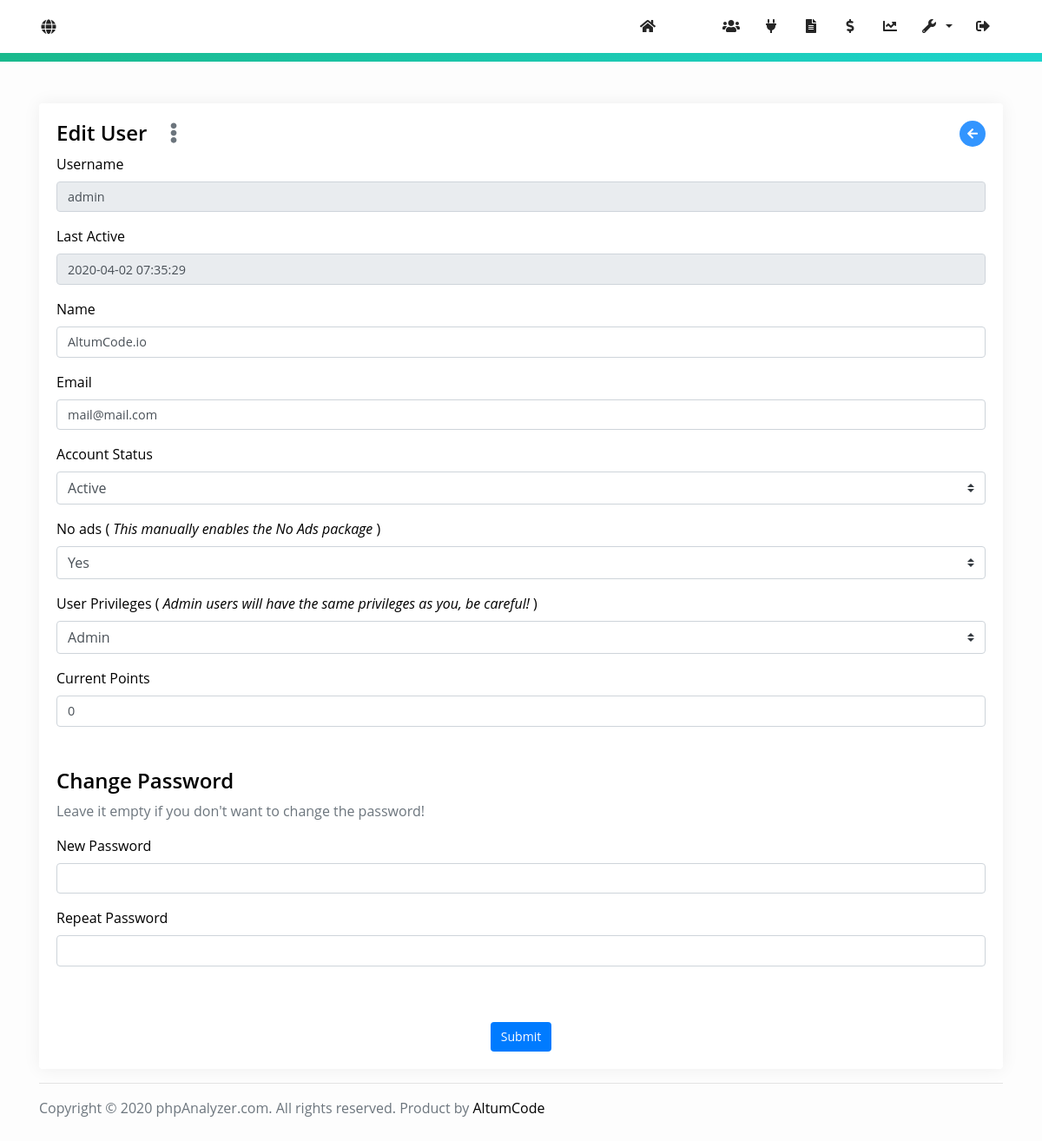
The app's page /admin/user-edit/1 (signed in) with its own data.
### tables this page shows
CREATE TABLE `users` (
  `user_id` int(11) NOT NULL,
  `username` varchar(32) NOT NULL,
  `password` varchar(128) NOT NULL,
  `email` varchar(128) NOT NULL,
  `name` varchar(32) NOT NULL,
  `facebook_id` bigint(20) DEFAULT NULL,
  `token_code` varchar(32) DEFAULT NULL,
  `email_activation_code` varchar(32) DEFAULT '',
  `lost_password_code` varchar(32) DEFAULT '',
  `type` int(11) NOT NULL DEFAULT 0,
  `active` int(11) NOT NULL DEFAULT 0,
  `date` varchar(32) DEFAULT '',
  `last_activity` datetime DEFAULT NULL,
  `points` float NOT NULL DEFAULT 15,
  `no_ads` int(11) DEFAULT 0,
  `instagram_id` bigint(11) DEFAULT NULL,
  `api_key` varchar(32) DEFAULT NULL,
  `email_reports` int(11) DEFAULT 0
);

CREATE TABLE `settings` (
  `id` int(11) NOT NULL,
  `title` varchar(64) NOT NULL,
  `logo` varchar(40) DEFAULT '',
  `favicon` varchar(40) DEFAULT '',
  `time_zone` varchar(32) NOT NULL DEFAULT 'America/New_York',
  `meta_description` varchar(1024) NOT NULL,
  `meta_keywords` varchar(512) DEFAULT NULL,
  `analytics_code` varchar(32) NOT NULL,
  `email_confirmation` int(11) NOT NULL DEFAULT 0,
  `recaptcha` int(11) NOT NULL DEFAULT 1,
  `public_key` varchar(64) NOT NULL,
  `private_key` varchar(64) NOT NULL,
  `facebook_login` int(11) NOT NULL,
  `facebook_app_id` varchar(64) NOT NULL,
  `facebook_app_secret` varchar(64) NOT NULL,
  `smtp_host` varchar(128) NOT NULL,
  `smtp_port` int(11) NOT NULL,
  `smtp_encryption` varchar(16) DEFAULT '0',
  `smtp_auth` int(11) DEFAULT 0,
  `smtp_user` varchar(128) NOT NULL,
  `smtp_pass` varchar(128) NOT NULL,
  `smtp_from` varchar(128) NOT NULL,
  `facebook` varchar(64) NOT NULL,
  `twitter` varchar(64) NOT NULL,
  `youtube` varchar(128) DEFAULT NULL,
  `instagram` varchar(64) DEFAULT NULL,
  `store_currency` varchar(12) NOT NULL DEFAULT 'USD',
  `store_paypal_client_id` varchar(256) NOT NULL DEFAULT '',
  `store_paypal_secret` varchar(256) NOT NULL DEFAULT '',
  `store_paypal_mode` enum('sandbox','live') DEFAULT 'live',
  `store_stripe_publishable_key` varchar(64) DEFAULT '',
  `store_stripe_secret_key` varchar(64) DEFAULT '',
  `store_stripe_webhook_secret` varchar(64) DEFAULT '',
  `store_unlock_report_price` float DEFAULT 1,
  `store_unlock_report_time` int(11) DEFAULT 0,
  `store_no_ads_price` float NOT NULL DEFAULT 5,
  `store_user_default_points` int(11) DEFAULT 0,
  `report_ad` varchar(2560) NOT NULL DEFAULT '',
  `index_ad` varchar(2560) NOT NULL DEFAULT '',
  `account_sidebar_ad` varchar(2560) DEFAULT NULL,
  `instagram_check_interval` int(11) DEFAULT 1,
  `instagram_minimum_followers` int(11) DEFAULT 5,
  `instagram_calculator_media_count` int(11) DEFAULT 10,
  `cron_queries` int(11) DEFAULT 1,
  `cron_mode` enum('ACTIVE','ALL') DEFAULT 'ACTIVE',
  `cron_auto_add_missing_logs` int(11) DEFAULT 0,
  `instagram_login` int(11) DEFAULT 0,
  `instagram_client_id` varchar(64) DEFAULT NULL,
  `instagram_client_secret` varchar(64) DEFAULT NULL,
  `activation_email_template` longtext DEFAULT NULL,
  `lost_password_email_template` longtext DEFAULT NULL,
  `credentials_email_template` longtext DEFAULT NULL,
  `admin_email_notification_emails` mediumtext DEFAULT NULL,
  `admin_new_user_email_notification` int(11) DEFAULT 0,
  `admin_new_payment_email_notification` int(11) DEFAULT 0,
  `directory` enum('ALL','LOGGED_IN','DISABLED') DEFAULT NULL,
  `directory_pagination` int(11) DEFAULT 10,
  `proxy` int(11) DEFAULT 0,
  `proxy_exclusive` int(11) DEFAULT 0,
  `proxy_timeout` int(11) DEFAULT 15,
  `proxy_failed_requests_pause` int(11) DEFAULT 3,
  `proxy_pause_duration` int(11) DEFAULT 1440,
  `email_reports` int(11) DEFAULT 0,
  `email_reports_default` int(11) DEFAULT 0,
  `email_reports_frequency` enum('DAILY','WEEKLY','MONTHLY') DEFAULT 'WEEKLY',
  `email_reports_favorites` int(11) DEFAULT 0,
  `default_language` varchar(16) DEFAULT 'english',
  `facebook_check_interval` int(11) DEFAULT 24,
  `facebook_minimum_likes` int(11) DEFAULT 1000,
  `youtube_api_key` varchar(64) DEFAULT NULL,
  `youtube_check_interval` int(11) DEFAULT 24,
  `youtube_minimum_subscribers` int(11) DEFAULT 100,
  `youtube_check_videos` int(11) DEFAULT 10,
  `twitter_consumer_key` varchar(64) DEFAULT NULL,
  `twitter_secret_key` varchar(64) DEFAULT NULL,
  `twitter_oauth_token` varchar(64) DEFAULT NULL,
  `twitter_oauth_token_secret` varchar(64) DEFAULT NULL,
  `twitter_check_interval` int(11) DEFAULT 24,
  `twitter_minimum_followers` int(11) DEFAULT 100,
  `twitter_check_tweets` int(11) DEFAULT 15
);

### index.php (called while the page is built, shortened)
<?php
require 'core/base.php';

### core/functions/language.php (called while the page is built, shortened)
<?php
$path = ROOT . 'languages/';
$lang = $settings->default_language;
$language = json_decode(file_get_contents($path . $lang . '.json'));

### core/functions/general.php (called while the page is built, shortened)
<?php
function get_settings() {
	global $database;
	global $config;
    $settings = $database->query("SELECT * FROM `settings` WHERE `id` = 1")->fetch_object();
    $settings->url = $config['url'];
    $activation_email_template = json_decode($settings->activation_email_template);
    $settings->activation_email_template_subject = $activation_email_template->subject;
    $settings->activation_email_template_body 	= $activation_email_template->body;
    $lost_password_email_template = json_decode($settings->lost_password_email_template);
    $settings->lost_password_email_template_subject = $lost_password_email_template->subject;
    $settings->lost_password_email_template_body 	= $lost_password_email_template->body;
    $credentials_email_template = json_decode($settings->credentials_email_template);
    $settings->credentials_email_template_subject = $credentials_email_template->subject;
    $settings->credentials_email_template_body 	= $credentials_email_template->body;
    return $settings;
}
function parse_url_parameters() {
	return (isset($_GET['page'])) ? explode('/', filter_var(rtrim($_GET['page'], '/'), FILTER_SANITIZE_URL)) : [];
}

### core/init.php (called while the page is built, shortened)
<?php
require_once 'classes/Database.php';
require_once 'classes/User.php';
require_once 'config/config.php';
require_once 'database/connect.php';
require_once 'functions/general.php';
$settings 				= get_settings();
require_once 'functions/language.php';
require_once 'includes/router.php';

### core/config/config.php (called while the page is built, shortened)
<?php
$config = [
    'database_host'        => 'localhost',
    'database_username'    => 'root',
    'database_password'    => '',
    'database_name'        => 'phpanalyzer',
    'url'                  => 'http://localhost/phpanalyzer/'
];

### core/includes/router.php (called while the page is built, shortened)
<?php
$url = parse_url_parameters();
if(isset($url[0])) {
    if($url[0] == 'admin') {
        unset($url[0]);
    }
}
unset($url[key($url)]);
$parameters = $url ? array_values($url) : [];

### controllers/admin/user_edit.php (called while the page is built, shortened)
<?php
$user_id = (isset($parameters[0])) ? (int) $parameters[0] : false;
$profile_account = Database::get('*', 'users', ['user_id' => $user_id]);

### core/classes/Database.php (called while the page is built, shortened)
<?php
class Database {
    public static $database;
    public static function get($what = [], $from, $conditions = [], $order = false, $clean = true) {
        $what = ($what == '*') ? '*' : '`' . implode('`, `', $what) . '`';
        $from = '`' . $from . '`';
        $where = [];
        foreach($conditions as $key => $value) {
            $value = ($clean) ? self::clean_string($value) : $value;
            $where[] = '`' . $key . '` = \'' . $value . '\'';
        }
        $where = implode(' AND ', $where);
        $order_by = ($order) ? 'ORDER BY ' . $order : null;
        $result = self::$database->query("SELECT {$what} FROM {$from} WHERE {$where} {$order_by}");
        return ($result->num_rows) ? $result->fetch_object() : false;
    }
    public static function clean_string($data) {
        return self::$database->escape_string(filter_var($data, FILTER_SANITIZE_STRING));
    }
}

### views/admin/user_edit.php (the view, shortened to what this page needs)
<div class="card card-shadow">
    <div class="card-body">
        <h4 class="d-flex justify-content-between">
            <div class="d-flex">
                <span class="mr-3"><?= $language->admin_user_edit->header ?></span>
                <?= User::admin_generate_buttons('user', $profile_account->user_id) ?>
            </div>
            <div><?= User::generate_go_back_button('admin/users-management') ?></div>
        </h4>
        <form action="" method="post" role="form" enctype="multipart/form-data">
            <div class="form-group">
                <label><?= $language->admin_user_edit->input->username ?></label>
                <input type="text" class="form-control" value="<?= $profile_account->username ?>" disabled="true"/>
            </div>
            <div class="form-group">
                <label><?= $language->admin_user_edit->input->last_activity ?></label>
                <input type="text" class="form-control" value="<?= $profile_account->last_activity ? (new \DateTime($profile_account->last_activity))->format($language->global->date->datetime_format . ' H:i:s') : '-' ?>" disabled="true" />
            </div>
            <div class="form-group">
                <label><?= $language->admin_user_edit->input->name ?></label>
                <input type="text" name="name" class="form-control" value="<?= $profile_account->name ?>" />
            </div>
            <div class="form-group">
                <label><?= $language->admin_user_edit->input->email ?></label>
                <input type="text" name="email" class="form-control" value="<?= $profile_account->email ?>" />
            </div>
            <div class="form-group">
                <label><?= $language->admin_user_edit->input->status ?></label>
                <select class="custom-select" name="status">
                    <option value="1" <?php if($profile_account->active == 1) echo 'selected' ?>><?= $language->admin_user_edit->input->status_active ?></option>
                </select>
            </div>
            <div class="form-group">
                <label><?= $language->admin_user_edit->input->no_ads . ' ( <em>' . $language->admin_user_edit->input->no_ads_help . '</em> )' ?></label>
                <select class="custom-select" name="no_ads">
                    <option value="1" <?php if($profile_account->no_ads == 1) echo 'selected' ?>><?= $language->global->yes ?></option>
                </select>
            </div>
            <div class="form-group">
                <label><?= $language->admin_user_edit->input->type . ' ( <em>' . $language->admin_user_edit->input->type_help . '</em> )' ?></label>
                <select class="custom-select" name="type">
                    <option value="1" <?php if($profile_account->type == 1) echo 'selected' ?>><?= $language->admin_user_edit->input->type_admin ?></option>
                </select>
            </div>
            <div class="form-group">
                <label><?= $language->admin_user_edit->input->points ?></label>
                <input type="text" name="points" class="form-control" value="<?= $profile_account->points ?>" />
            </div>
            <h4 class="mt-5"><?= $language->admin_user_edit->header_password ?></h4>
            <p class="text-muted"><?= $language->admin_user_edit->subheader_password ?></p>
            <div class="form-group">
                <label><?= $language->admin_user_edit->input->new_password ?></label>
                <input type="password" name="new_password" class="form-control" />
            </div>
            <div class="form-group">
                <label><?= $language->admin_user_edit->input->repeat_password ?></label>
                <input type="password" name="repeat_password" class="form-control" />
            </div>
            <div class="text-center">
                <button type="submit" name="submit" class="btn btn-primary mt-5"><?= $language->global->submit_button ?></button>
            </div>
        </form>
    </div>
</div>

### views/admin/shared_includes/footer.php (shortened to what this page needs)
<hr />
<div class="mb-5">
    <span class="text-muted"><?= 'Copyright &copy; ' . date('Y') . ' ' . $settings->title . '. All rights reserved. Product by <a href="https://altumcode.io/">AltumCode</a>' ?></span>
</div>
</div>

### assets/css/custom.css (style rules this page uses)
:root { --primary-color: #02A9F4; --primary-color-hover: #0298e1; }
body { background: #fdfdfd; font-family: 'Open Sans', sans-serif; color: black; }
a { color: black; transition: color .3s ease-in-out; }
.h1, .h2, .h3, .h4, .h5, .h6, h1, h2, h3, h4, h5, h6 { font-weight: 600; }
.form-control { font-size: .9rem; }
.btn { font-size: .88rem; padding-top: .4rem; padding-bottom: .4rem; border: 0; transition: opacity 0.3s; }
.card-shadow { box-shadow: 0px 0px 20px #00000010; border: 0; }

### records on screen
users: username "admin", last_activity "2020-04-02 07:35:29", name "AltumCode.io", email "mail@mail.com", status "Active", no_ads "Yes", type "Admin", points "0"
settings: title "phpAnalyzer.com"

### other values on screen
$language->admin_user_edit->header "Edit User"
$language->admin_user_edit->input->username "Username"
$language->admin_user_edit->input->last_activity "Last Active"
$language->admin_user_edit->input->name "Name"
$language->admin_user_edit->input->email "Email"
$language->admin_user_edit->input->status "Account Status"
$language->admin_user_edit->input->no_ads "No ads"
$language->admin_user_edit->input->no_ads_help "This manually enables the No Ads package"
$language->admin_user_edit->input->type "User Privileges"
$language->admin_user_edit->input->type_help "Admin users will have the same privileges as you, be careful!"
$language->admin_user_edit->input->points "Current Points"
$language->admin_user_edit->header_password "Change Password"
$language->admin_user_edit->subheader_password "Leave it empty if you don't want to change the password!"
$language->admin_user_edit->input->new_password "New Password"
$language->admin_user_edit->input->repeat_password "Repeat Password"
